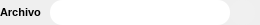
   <widget class="QFrame" name="textFrame">
    <property name="geometry">
     <rect>
      <x>1010</x>
      <y>100</y>
      <width>260</width>
      <height>25</height>
     </rect>
    </property>
    <property name="minimumSize">
     <size>
      <width>260</width>
      <height>25</height>
     </size>
    </property>
    <property name="maximumSize">
     <size>
      <width>260</width>
      <height>25</height>
     </size>
    </property>
    <property name="frameShadow">
     <enum>QFrame::Raised</enum>
    </property>
    <widget class="QToolButton" name="saveTextButton">
     <property name="enabled">
      <bool>false</bool>
     </property>
     <property name="geometry">
      <rect>
       <x>230</x>
       <y>0</y>
       <width>25</width>
       <height>25</height>
      </rect>
     </property>
     <property name="minimumSize">
      <size>
       <width>25</width>
       <height>25</height>
      </size>
     </property>
     <property name="maximumSize">
      <size>
       <width>25</width>
       <height>25</height>
      </size>
     </property>
     <property name="toolTip">
      <string>Guardar texto</string>
     </property>
     <property name="styleSheet">
      <string notr="true">QToolButton {border: 0px solid; 	border-radius: 12;	background-color: rgb(240,240,240)} QToolButton:hover {border: 0px solid; 	border-radius: 12;	background-color: rgb(178,178,178)}</string>
     </property>
     <property name="text">
      <string notr="true"/>
     </property>
     <property name="icon">
      <iconset resource="recursos.qrc">
       <normaloff>:/imagenes/Imagenes/SaveText.png</normaloff>:/imagenes/Imagenes/SaveText.png</iconset>
     </property>
     <property name="iconSize">
      <size>
       <width>16</width>
       <height>16</height>
      </size>
     </property>
     <property name="autoRaise">
      <bool>true</bool>
     </property>
    </widget>
    <widget class="QLabel" name="textNameLabel">
     <property name="geometry">
      <rect>
       <x>0</x>
       <y>0</y>
       <width>50</width>
       <height>25</height>
      </rect>
     </property>
     <property name="minimumSize">
      <size>
       <width>0</width>
       <height>25</height>
      </size>
     </property>
     <property name="maximumSize">
      <size>
       <width>51</width>
       <height>25</height>
      </size>
     </property>
     <property name="font">
      <font>
       <pointsize>8</pointsize>
       <weight>75</weight>
       <bold>true</bold>
      </font>
     </property>
     <property name="toolTip">
      <string notr="true"/>
     </property>
     <property name="text">
      <string>Archivo</string>
     </property>
    </widget>
    <widget class="QLineEdit" name="textNameValueText">
     <property name="geometry">
      <rect>
       <x>50</x>
       <y>0</y>
       <width>180</width>
       <height>25</height>
      </rect>
     </property>
     <property name="minimumSize">
      <size>
       <width>180</width>
       <height>25</height>
      </size>
     </property>
     <property name="maximumSize">
      <size>
       <width>180</width>
       <height>25</height>
      </size>
     </property>
     <property name="font">
      <font>
       <pointsize>8</pointsize>
      </font>
     </property>
     <property name="toolTip">
      <string notr="true"/>
     </property>
     <property name="styleSheet">
      <string notr="true">QLineEdit {border: 0px solid; border-radius: 12; background-color: white; padding: 0 12 0 12}</string>
     </property>
     <property name="frame">
      <bool>false</bool>
     </property>
     <property name="clearButtonEnabled">
      <bool>true</bool>
     </property>
    </widget>
   </widget>
